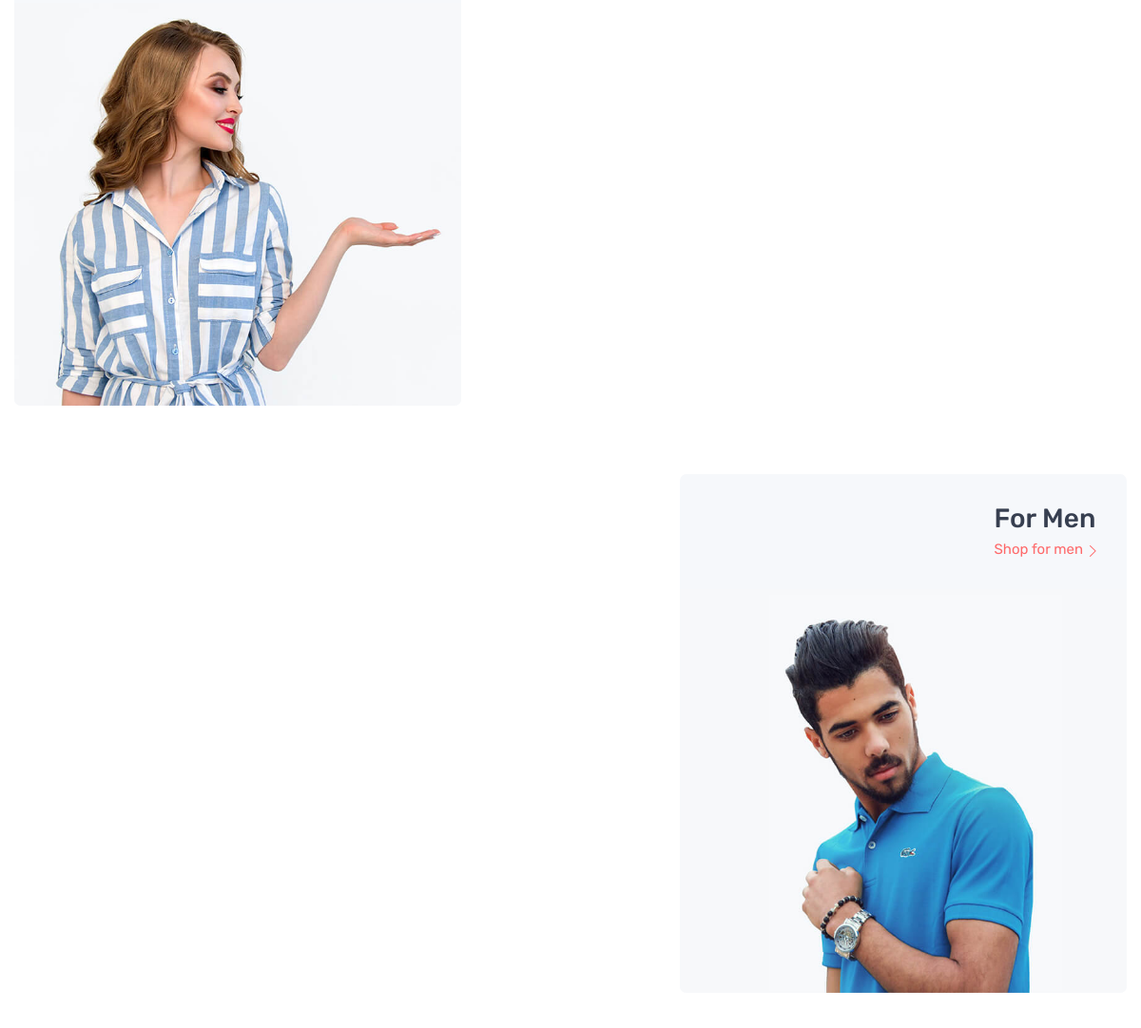
Before: / (middle part) with the older database file.
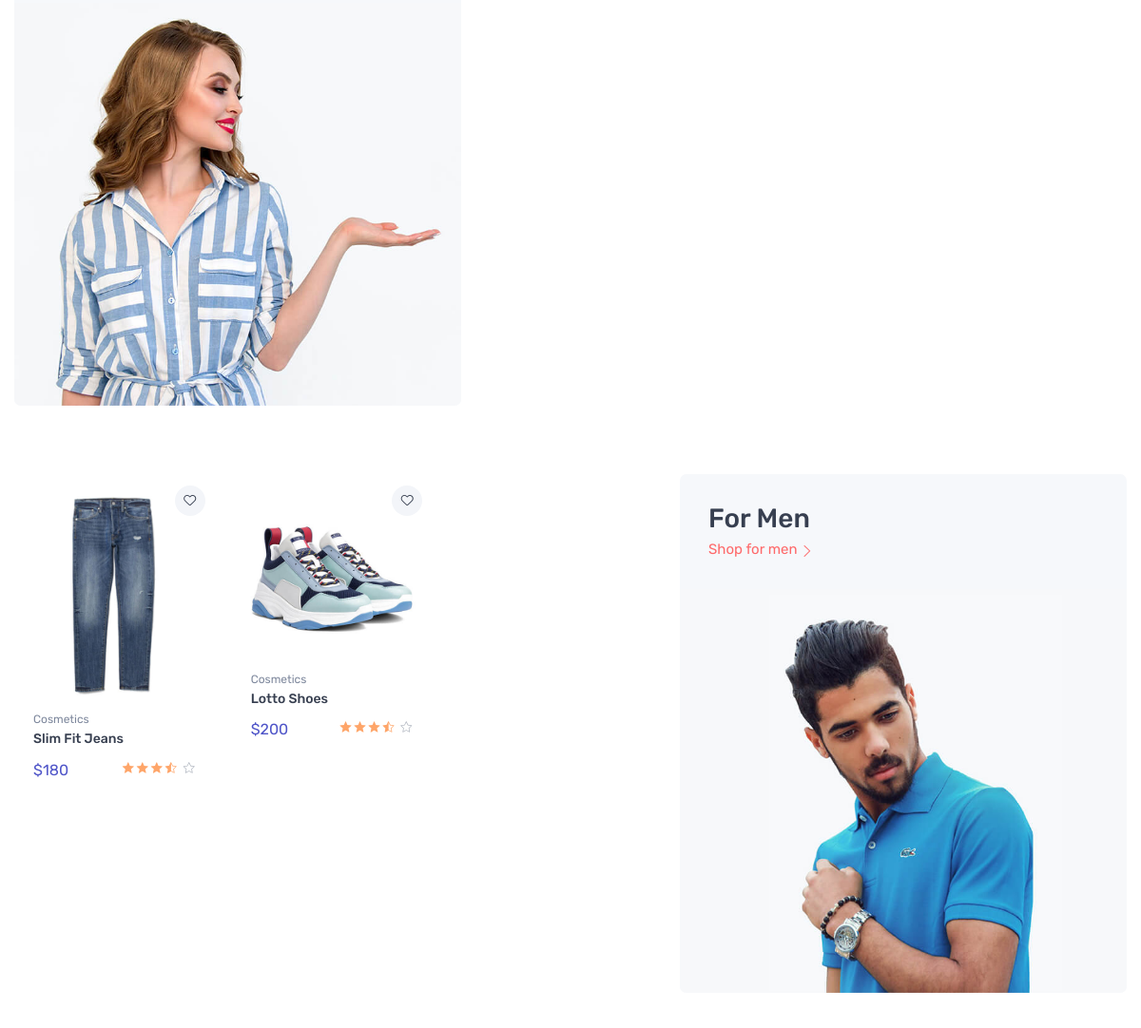
After: the same page with the newer database file.
### apps/cart/models.py (models this page shows)
class Product(models.Model):
    title = models.CharField(max_length=200)
    slug = models.SlugField(unique=True)
    category = models.ForeignKey(Category, on_delete=models.CASCADE)
    image = models.ImageField(upload_to="products")
    market_price =models.PositiveIntegerField()
    selling_price =models.PositiveIntegerField()
    description = models.TextField()
    warranty = models.CharField(max_length=300, null=True, blank=True)
    return_policy = models.CharField(max_length=300, null=True, blank=True)
    view_count =models.PositiveIntegerField(default=0)
    def __str__(self):
        return self.title

### apps/main/views.py (the view)
# urls.py: path('',views.index, name="index"),
def index(request):
    product_list = Product.objects.all()
    print(product_list)
    paginator = Paginator(product_list, 4)
    page_number = request.GET.get('page')
    product_list = paginator.get_page(page_number)
    allcat = Category.objects.all()
    return render(request, "home-fashion-store-v2.html", {'product_list': product_list, 'allcat': allcat})

### templates/home-fashion-store-v2.html (shortened to what this page needs)
    {% extends 'base.html' %}
    {% load static %}
    {% block content %}
    <section class="container pt-lg-3 mb-4 mb-sm-5">
        <div class="row">
            <div class="col-md-5">
                <div class="d-flex flex-column h-100 overflow-hidden rounded-3" style="background-color: #f6f8fb;">
                    <a class="d-none d-md-block mt-auto" href="shop-grid-ls.html"><img class="d-block w-100" src="{% static 'img/home/categories/cat-lg02.jpg' %}" alt="For Women"></a>
                </div>
            </div>
            <div class="col-md-7 pt-4 pt-md-0">
        </div>
        </div>
    </section>
    <section class="container pt-lg-4 mb-4 mb-sm-5">
        <div class="row">
            <div class="col-md-5 order-md-2">
                <div class="d-flex flex-column h-100 overflow-hidden rounded-3" style="background-color: #f6f8fb;">
                    <div class="d-flex justify-content-between px-grid-gutter py-grid-gutter">
                        <div class="order-md-2">
                            <h3 class="mb-1">For Men</h3><a class="fs-md" href="shop-grid-ls.html">Shop for men<i class="ci-arrow-right fs-xs align-middle ms-1"></i></a>
                        </div>
                    </div>
                    <a class="d-none d-md-block mt-auto" href="shop-grid-ls.html"><img class="d-block w-100" src="{% static 'img/home/categories/cat-lg01.jpg' %}" alt="For Men"></a>
                </div>
            </div>
            <div class="col-md-7 pt-4 pt-md-0 order-md-1">
                <div class="tns-carousel">
                    <div class="tns-carousel-inner" data-carousel-options="{&quot;nav&quot;: false, &quot;controlsContainer&quot;: &quot;#for-men&quot;}">
                         {% for cat in allcat %} {% if cat.title == "Mens Wear" %}
                        <div>
                            <div class="row mx-n2">
                                {% for p in cat.product_set.all %}
                                <div class="col-lg-4 col-6 px-0 px-sm-2 mb-sm-4">
                                    <div class="card product-card card-static">
                                        <button class="btn-wishlist btn-sm" type="button" data-bs-toggle="tooltip" data-bs-placement="left" title="Add to wishlist"><i class="ci-heart"></i></button>
                                        <a class="card-img-top d-block overflow-hidden" href="shop-single-v1.html"><img src="{{p.image.url}}" alt="Product"></a>
                                        <div class="card-body py-2"><a class="product-meta d-block fs-xs pb-1" href="#">Cosmetics</a>
                                            <h3 class="product-title fs-sm"><a href="shop-single-v1.html">{{p.title}}</a></h3>
                                            <div class="d-flex justify-content-between">
                                                <div class="product-price"><span class="text-accent">${{p.market_price}}</span></div>
                                                <div class="star-rating"><i class="star-rating-icon ci-star-filled active"></i><i class="star-rating-icon ci-star-filled active"></i><i class="star-rating-icon ci-star-filled active"></i><i class="star-rating-icon ci-star-half active"></i>
                                                    <i
                                                        class="star-rating-icon ci-star"></i>
                                                </div>
                                            </div>
                                        </div>
                                    </div>
                                </div>
                                {% endfor %}
                            </div>
                        </div>
                        {% endif %} {% endfor %}
                    </div>
                </div>
            </div>
        </div>
    </section>
    {% endblock %}

### templates/base.html (shortened to what this page needs)
{% load static %}
<!DOCTYPE html>
<html lang="en">
<head>
  <link rel="stylesheet" media="screen" href="{% static 'vendor/simplebar/dist/simplebar.min.css' %}" />
  <link rel="stylesheet" media="screen" href="{% static 'vendor/tiny-slider/dist/tiny-slider.css' %}" />
  <link rel="stylesheet" media="screen" href="{% static 'vendor/nouislider/distribute/nouislider.min.css' %}" />
  <link rel="stylesheet" media="screen" href="{% static 'vendor/drift-zoom/dist/drift-basic.min.css' %}" />
  <link rel="stylesheet" media="screen" href="{% static 'vendor/nouislider/distribute/nouislider.min.css' %}" />
  <link rel="stylesheet" media="screen" href="{% static 'vendor/drift-zoom/dist/drift-basic.min.css' %}" />
  <link rel="stylesheet" media="screen" href="{% static 'css/theme.min.css' %}">
</head>
<body>
{% block content %}
{% endblock %}
</body>
</html>

Changed rows visible on the page:
added Product: image (picture), title "Slim Fit Jeans", market_price "180"
added Product: image (picture), title "Lotto Shoes", market_price "200"
